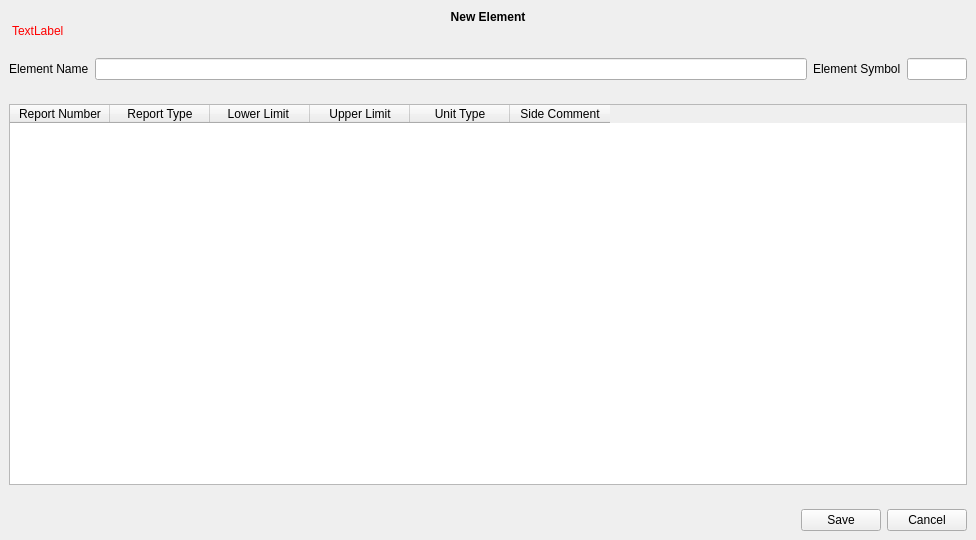
<?xml version="1.0" encoding="UTF-8"?>
<ui version="4.0">
 <class>Form</class>
 <widget class="QWidget" name="Form">
  <property name="geometry">
   <rect>
    <x>0</x>
    <y>0</y>
    <width>976</width>
    <height>540</height>
   </rect>
  </property>
  <property name="maximumSize">
   <size>
    <width>16777215</width>
    <height>540</height>
   </size>
  </property>
  <property name="windowTitle">
   <string>Form</string>
  </property>
  <property name="styleSheet">
   <string notr="true">#errorMsg {
	color:red; 
} </string>
  </property>
  <layout class="QVBoxLayout" name="verticalLayout">
   <property name="leftMargin">
    <number>0</number>
   </property>
   <property name="topMargin">
    <number>0</number>
   </property>
   <property name="rightMargin">
    <number>0</number>
   </property>
   <property name="bottomMargin">
    <number>0</number>
   </property>
   <item>
    <widget class="QWidget" name="widget" native="true">
     <property name="minimumSize">
      <size>
       <width>0</width>
       <height>40</height>
      </size>
     </property>
     <layout class="QVBoxLayout" name="verticalLayout_3">
      <property name="spacing">
       <number>0</number>
      </property>
      <property name="leftMargin">
       <number>12</number>
      </property>
      <property name="topMargin">
       <number>10</number>
      </property>
      <property name="rightMargin">
       <number>12</number>
      </property>
      <property name="bottomMargin">
       <number>5</number>
      </property>
      <item>
       <widget class="QLabel" name="title">
        <property name="font">
         <font>
          <weight>75</weight>
          <bold>true</bold>
         </font>
        </property>
        <property name="text">
         <string>New Element</string>
        </property>
        <property name="alignment">
         <set>Qt::AlignCenter</set>
        </property>
       </widget>
      </item>
      <item>
       <widget class="QLabel" name="errorMsg">
        <property name="text">
         <string>TextLabel</string>
        </property>
       </widget>
      </item>
     </layout>
    </widget>
   </item>
   <item>
    <widget class="QWidget" name="widget_2" native="true">
     <layout class="QHBoxLayout" name="horizontalLayout">
      <item>
       <widget class="QLabel" name="label">
        <property name="text">
         <string>Element Name</string>
        </property>
       </widget>
      </item>
      <item>
       <widget class="QLineEdit" name="elementNameLineEdit">
        <property name="maxLength">
         <number>64</number>
        </property>
       </widget>
      </item>
      <item>
       <widget class="QLabel" name="label_2">
        <property name="text">
         <string>Element Symbol</string>
        </property>
       </widget>
      </item>
      <item>
       <widget class="QLineEdit" name="symbolNameLineEdit">
        <property name="maximumSize">
         <size>
          <width>60</width>
          <height>16777215</height>
         </size>
        </property>
        <property name="maxLength">
         <number>3</number>
        </property>
       </widget>
      </item>
     </layout>
    </widget>
   </item>
   <item>
    <widget class="QWidget" name="widget_4" native="true">
     <layout class="QVBoxLayout" name="verticalLayout_2">
      <item>
       <widget class="QTableWidget" name="table">
        <column>
         <property name="text">
          <string>Report Number</string>
         </property>
        </column>
        <column>
         <property name="text">
          <string>Report Type</string>
         </property>
        </column>
        <column>
         <property name="text">
          <string>Lower Limit </string>
         </property>
        </column>
        <column>
         <property name="text">
          <string>Upper Limit</string>
         </property>
        </column>
        <column>
         <property name="text">
          <string>Unit Type</string>
         </property>
        </column>
        <column>
         <property name="text">
          <string>Side Comment</string>
         </property>
        </column>
       </widget>
      </item>
     </layout>
    </widget>
   </item>
   <item>
    <widget class="QWidget" name="widget_3" native="true">
     <layout class="QHBoxLayout" name="horizontalLayout_3">
      <item>
       <spacer name="horizontalSpacer">
        <property name="orientation">
         <enum>Qt::Horizontal</enum>
        </property>
        <property name="sizeHint" stdset="0">
         <size>
          <width>516</width>
          <height>20</height>
         </size>
        </property>
       </spacer>
      </item>
      <item>
       <widget class="QPushButton" name="saveBtn">
        <property name="text">
         <string>Save</string>
        </property>
       </widget>
      </item>
      <item>
       <widget class="QPushButton" name="cancelBtn">
        <property name="text">
         <string>Cancel</string>
        </property>
       </widget>
      </item>
     </layout>
    </widget>
   </item>
  </layout>
 </widget>
 <resources/>
 <connections/>
</ui>
